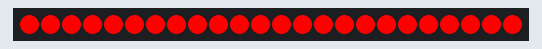
Bench run of a program on a simulated BBC micro:bit running MicroPython. Shown: 24 RGB LEDs in strip order, left to right. Dim RGB values are drawn brighter than linear.

Above: at 0.1 s.
At 1.1 s:
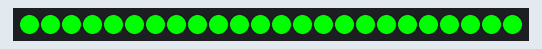
At 2.1 s:
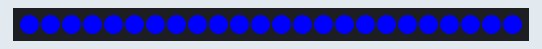
At 4.1 s:
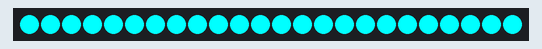
At 6.1 s:
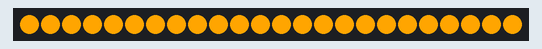
At 9.1 s:
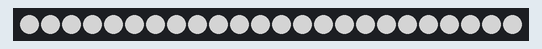

The program:

neopixel2.py
```python
from microbit import *
import neopixel
neopix=neopixel.NeoPixel(pin0,24)
red         = (255, 0, 0)
green       = (0, 255, 0)
blue        = (0, 0, 255)
yellow      = (255, 255, 0)
cyan        = (0, 255, 255)
magenta     = (255, 0, 255)
orange      = (255, 165, 0)
purple      = (128, 0, 128)
pink        = (255, 192, 203)
brown       = (139, 69, 19)
gray        = (128, 128, 128)
def yak(renk):
    for pixel in range(0,len(neopix)):
        neopix[pixel]=renk
    neopix.show()
    return
while True:
    yak(red)
    sleep(1000)

    yak(green)
    sleep(1000)

    yak(blue)
    sleep(1000)

    yak(yellow)
    sleep(1000)

    yak(cyan)
    sleep(1000)

    yak(magenta)
    sleep(1000)

    yak(orange)
    sleep(1000)

    yak(purple)
    sleep(1000)

    yak(pink)
    sleep(1000)

    yak(gray)
    sleep(1000)
```

Measured:
- by itself, everything shown: repeats every 10.0 s, in 10 steps
- what the display in image 1 shows lasts 1.0 s, from 1.0 s to 2.0 s
